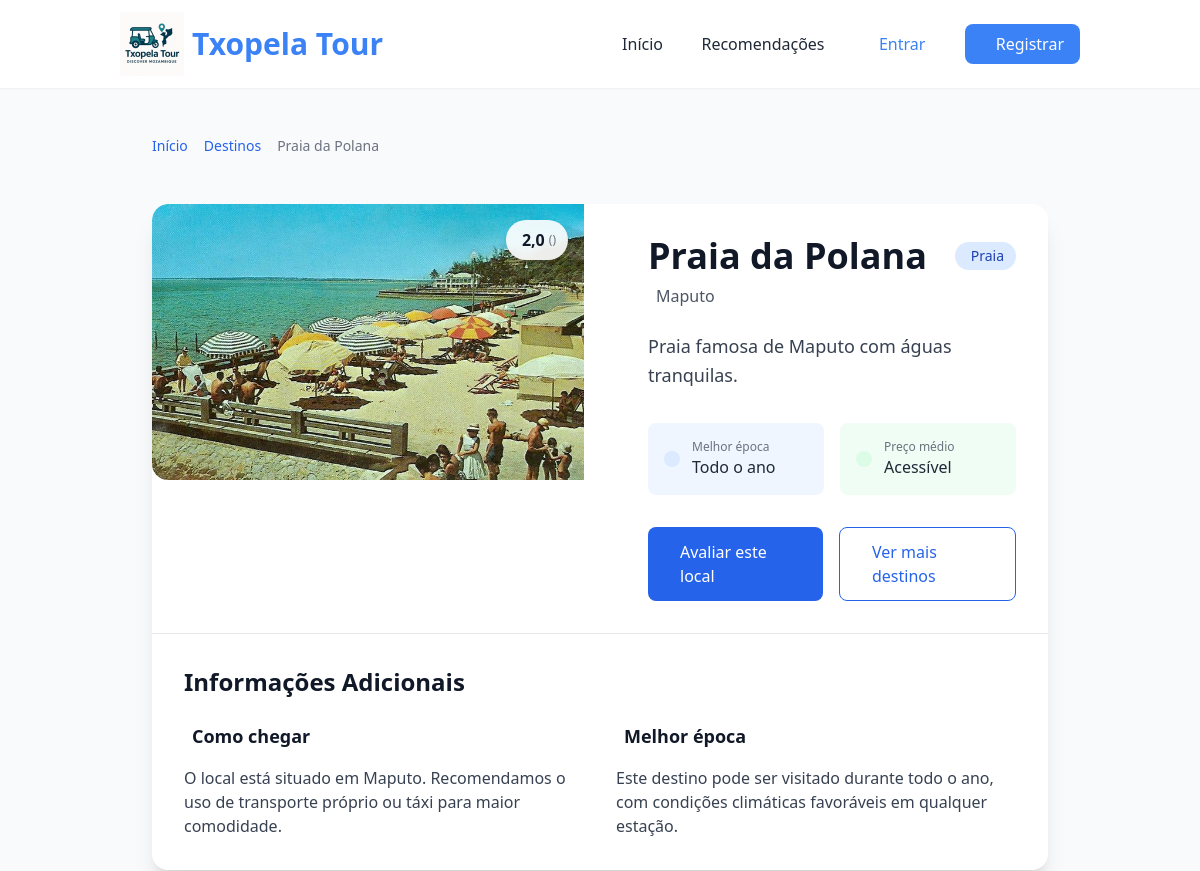
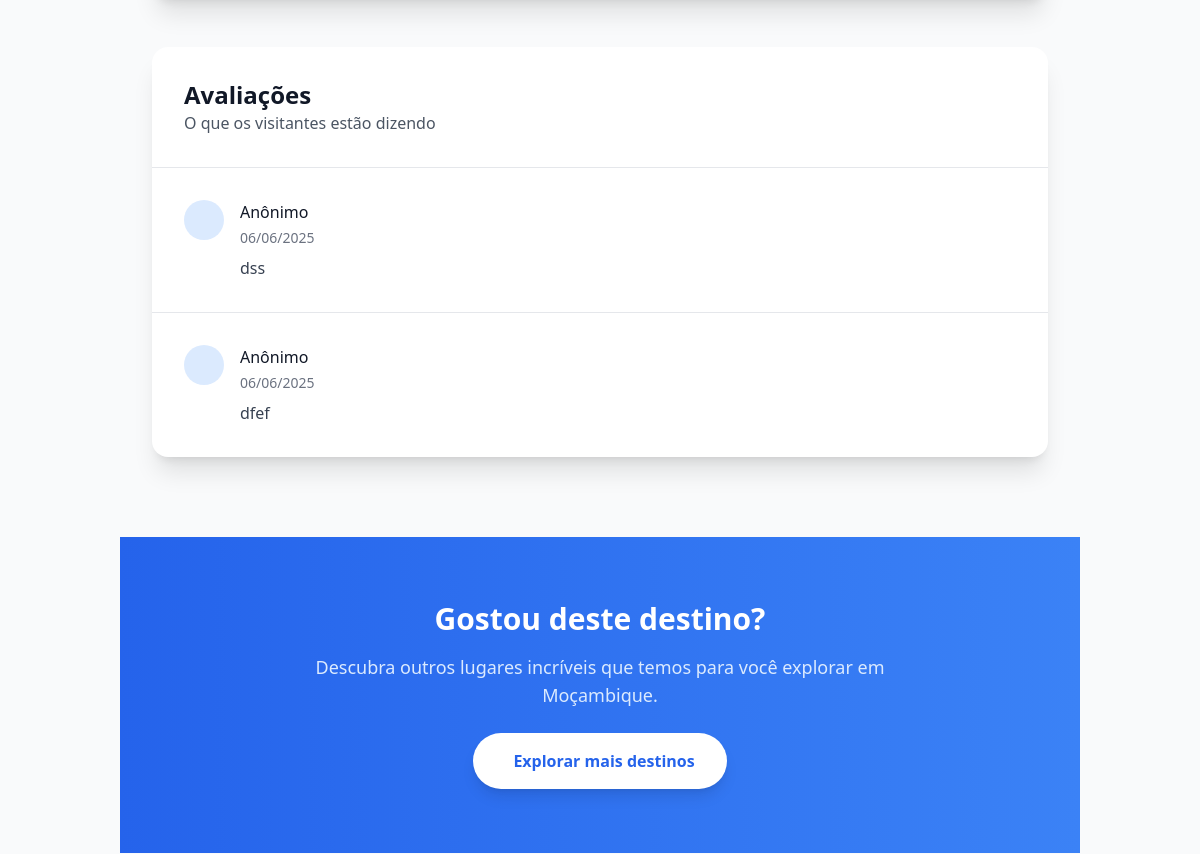
The page /lugar/1/ (upper part) on the database as committed earlier (2 pictures, top to bottom).
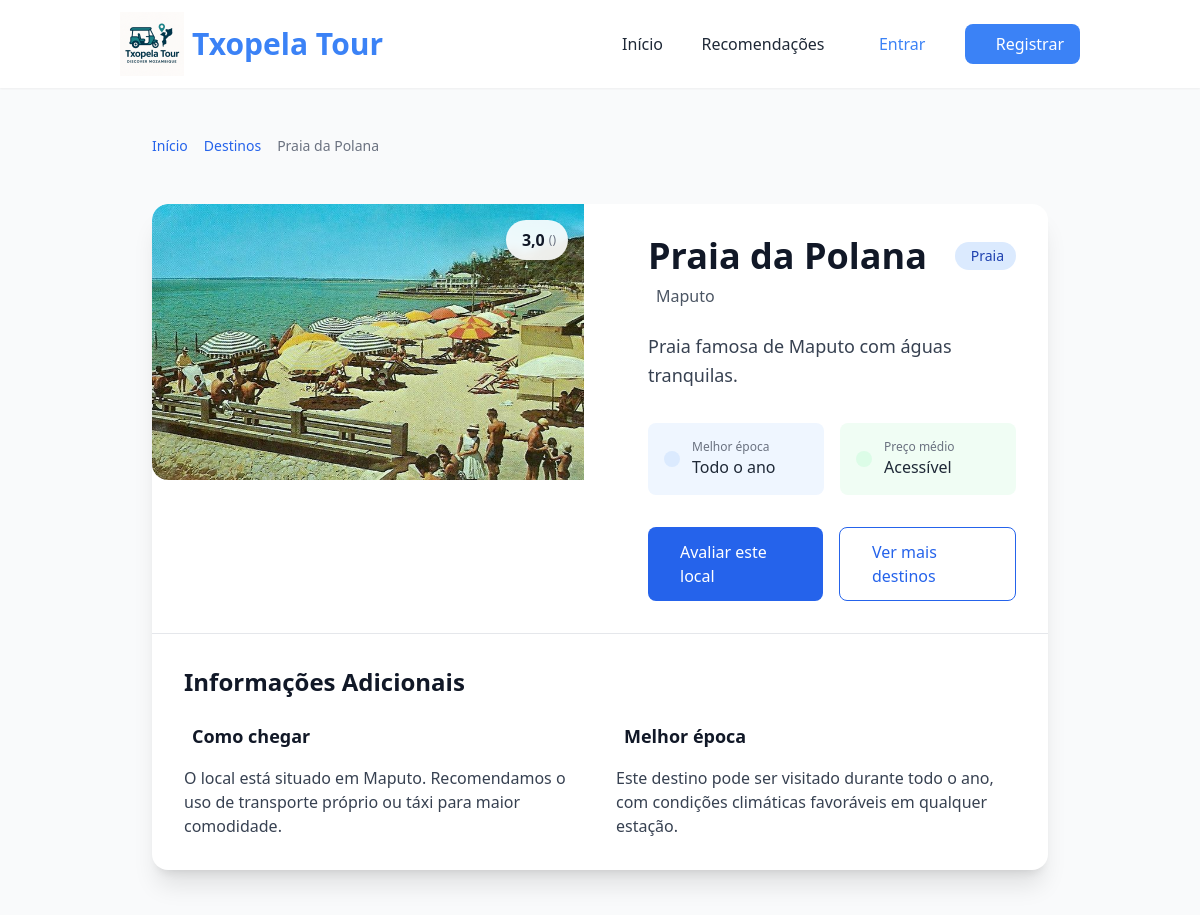
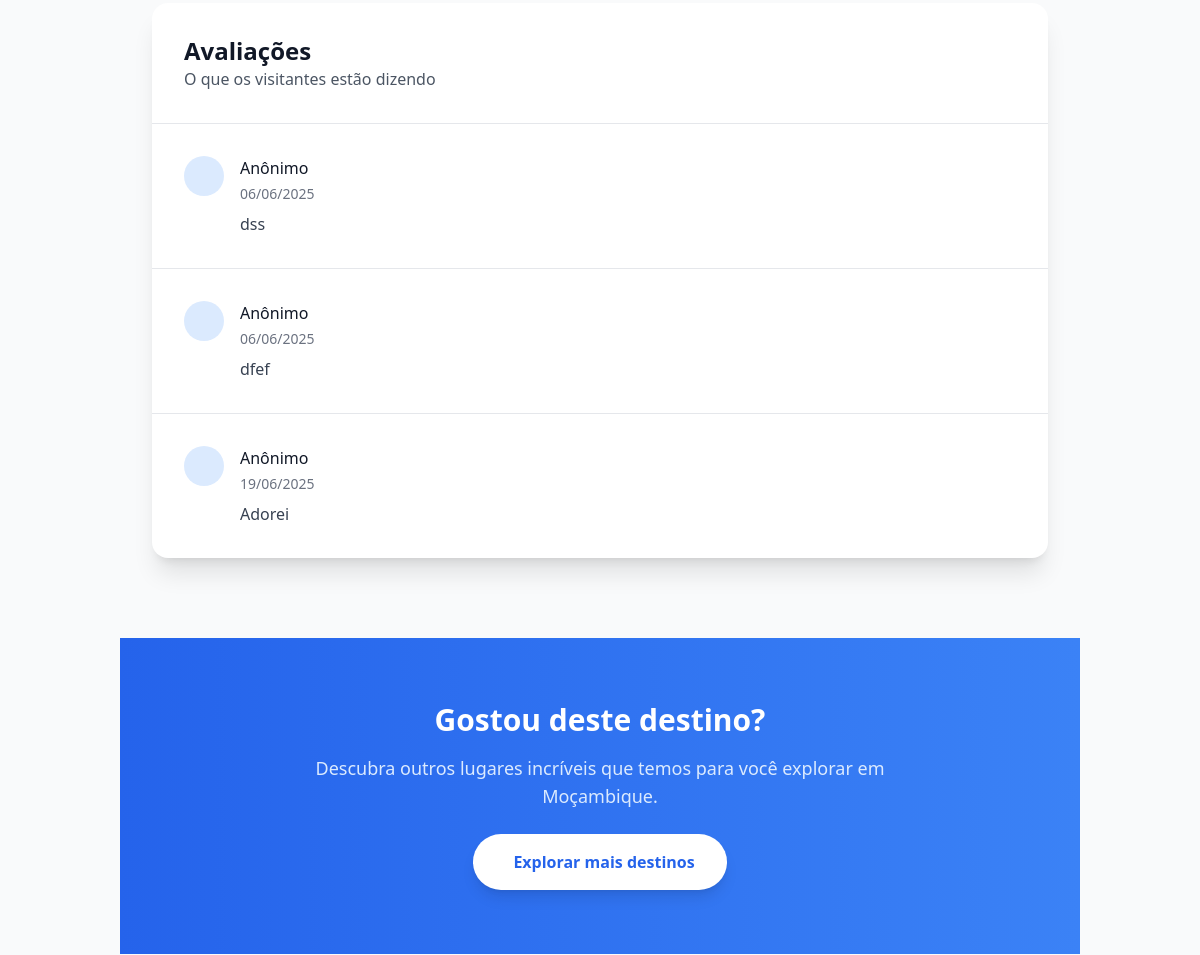
The same page on the database as committed later (2 pictures, top to bottom).
### turismo/models.py (models this page shows, shortened)
class PontoTuristico(models.Model):
    nome = models.CharField(max_length=100)
    descricao = models.TextField()
    localizacao = models.CharField(max_length=200)
    imagem = models.ImageField(upload_to='pontos/', null=True, blank=True)
    data_cadastro = models.DateTimeField(auto_now_add=True)
    categoria = models.CharField(max_length=100, blank=True, null=True)
    @property
    def media_avaliacoes(self):
        avg = self.avaliacoes.aggregate(Avg('nota'))['nota__avg']
        return round(avg, 1) if avg is not None else "Ainda sem avaliações"

class Avaliacao(models.Model):
    visitante = models.ForeignKey(
        settings.AUTH_USER_MODEL,
        on_delete=models.CASCADE,
        limit_choices_to={'perfilusuario__tipo': 'visitante'}
    )
    lugar = models.ForeignKey(PontoTuristico, on_delete=models.CASCADE, related_name='avaliacoes')
    nota = models.IntegerField(choices=[(i, str(i)) for i in range(1, 6)])
    comentario = models.TextField(blank=True, null=True)  # Made optional
    data_avaliacao = models.DateTimeField(auto_now_add=True)

### turismo/views.py (the view)
# urls.py: path('lugar/<int:lugar_id>/', views.detalhe_ponto, name='detalhe_ponto'),
def detalhe_ponto(request, lugar_id):
    lugar = get_object_or_404(PontoTuristico, id=lugar_id)
    avaliacoes = Avaliacao.objects.filter(lugar=lugar)
    return render(request, 'turismo/detalhe_ponto.html', {
        'lugar': lugar,
        'avaliacoes': avaliacoes,
    })

### turismo/templates/turismo/detalhe_ponto.html (shortened to what the changed rows need)
{% extends 'turismo/base.html' %}
{% load static %}
{% block content %}
<nav class="container mx-auto px-4 sm:px-6 lg:px-8 py-4">
  <ol class="flex items-center space-x-2 text-sm">
    <li>
      <a href="{% url 'turismo:home' %}" class="text-blue-600 hover:underline">Início</a>
    </li>
    <li>
      <a href="{% url 'turismo:recomendacoes' %}" class="text-blue-600 hover:underline">Destinos</a>
    </li>
    <li class="text-gray-500 truncate max-w-xs">{{ lugar.nome }}</li>
  </ol>
</nav>
<main class="container mx-auto px-4 sm:px-6 lg:px-8 py-8">
  <div class="bg-white rounded-2xl shadow-xl overflow-hidden">
    <div class="grid grid-cols-1 lg:grid-cols-2 gap-8">
      <div class="relative">
        {% if lugar.imagem %}
        <div class="aspect-w-16 aspect-h-12 overflow-hidden rounded-t-2xl lg:rounded-l-2xl lg:rounded-tr-none">
          <img
            src="{{ lugar.imagem.url }}"
            class="w-full h-full object-cover transition-all duration-500 hover:scale-105"
            alt="{{ lugar.nome }}"
            loading="lazy"
          />
        </div>
        {% else %}
        <div class="flex flex-col items-center justify-center bg-gray-100 text-gray-500 h-96 rounded-t-2xl lg:rounded-l-2xl lg:rounded-tr-none">
          <i class="ph ph-image text-5xl mb-4"></i>
          <span class="text-lg font-medium">Sem imagem disponível</span>
        </div>
        {% endif %}
        {% if lugar.media_avaliacoes %}
        <div class="absolute top-4 right-4 bg-white/90 backdrop-blur-sm px-3 py-2 rounded-full shadow-md flex items-center">
          <span class="font-semibold text-gray-900">{{ lugar.media_avaliacoes|floatformat:1 }}</span>
          <span class="text-xs text-gray-500 ml-1">({{ lugar.total_avaliacoes }})</span>
        </div>
        {% endif %}
      </div>
      <div class="p-6 sm:p-8">
        <div class="mb-6">
          <div class="flex items-center justify-between">
            <h1 class="text-3xl sm:text-4xl font-bold text-gray-900">{{ lugar.nome }}</h1>
            <span class="inline-flex items-center px-3 py-1 rounded-full text-sm font-medium bg-blue-100 text-blue-800">
               {{ lugar.categoria }}
            </span>
          </div>
          <div class="flex items-center mt-2 text-gray-600">
            <span>{{ lugar.localizacao }}</span>
          </div>
        </div>
        <div class="prose max-w-none text-gray-700 mb-8">
          <p class="text-lg leading-relaxed">{{ lugar.descricao }}</p>
        </div>
      </div>
    </div>
    <div class="border-t border-gray-200 p-6 sm:p-8">
      <h2 class="text-2xl font-bold text-gray-900 mb-6">Informações Adicionais</h2>
      <div class="grid grid-cols-1 md:grid-cols-2 gap-8">
        <div>
          <h3 class="flex items-center text-lg font-semibold text-gray-900 mb-4">
             Como chegar
          </h3>
          <p class="text-gray-700">
            O local está situado em {{ lugar.localizacao }}. Recomendamos o uso de transporte próprio ou táxi para maior comodidade.
          </p>
        </div>
      </div>
    </div>
  </div>
  {% if avaliacoes %}
  <div class="mt-12 bg-white rounded-2xl shadow-xl overflow-hidden">
    <div class="p-6 sm:p-8 border-b border-gray-200">
      <h2 class="text-2xl font-bold text-gray-900">Avaliações</h2>
    </div>
    <div class="divide-y divide-gray-200">
      {% for avaliacao in avaliacoes %}
      <div class="p-6 sm:p-8">
        <div class="flex items-start">
          <div class="flex-shrink-0">
            <div class="h-10 w-10 rounded-full bg-blue-100 flex items-center justify-center text-blue-600">
            </div>
          </div>
          <div class="ml-4 flex-1">
            <div class="flex items-center justify-between">
              <h4 class="font-medium text-gray-900">
                {{ avaliacao.usuario.username|default:"Anônimo" }}
              </h4>
            </div>
            <div class="mt-1 text-sm text-gray-500">
              {{ avaliacao.data_avaliacao|date:"d/m/Y" }}
            </div>
            <div class="mt-2 text-gray-700">
              <p>{{ avaliacao.comentario }}</p>
            </div>
          </div>
        </div>
      </div>
      {% endfor %}
    </div>
  </div>
  {% endif %}
</main>
<section class="bg-gradient-to-r from-blue-600 to-blue-500 py-12 sm:py-16 mt-12">
  <div class="container mx-auto px-4 sm:px-6 lg:px-8 text-center">
    <h2 class="text-2xl sm:text-3xl font-bold text-white mb-4">
      Gostou deste destino?
    </h2>
  </div>
</section>
{% endblock %}

Rows that differ between the two databases and show on the page:
computed for PontoTuristico "Praia da Polana": media_avaliacoes "2,0" → "3,0"
added Avaliacao: usuario.username "Anônimo", data_avaliacao "19/06/2025", comentario "Adorei"
